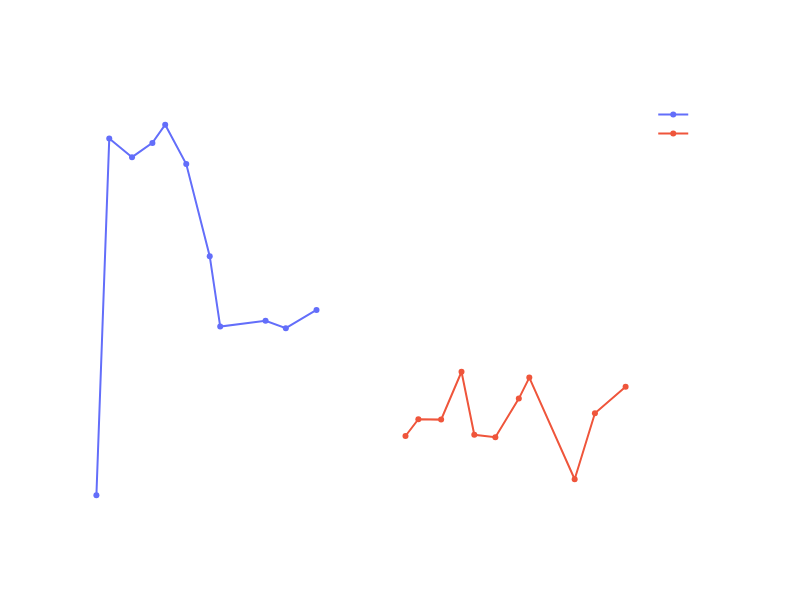

Here is the notebook cell this chart was saved with:
### Code cell
from plotly.subplots import make_subplots
import plotly.graph_objects as go

fig = make_subplots(rows=1, cols=2)

fig.add_trace(
    go.Scatter(x=time, y=tempo, name="Tempo"),
    row=1, col=1
)

fig.add_trace(
    go.Scatter(x=time, y=tempo_confidence, name="Tempo Confidence"),
    row=1, col=2
)

fig.update_layout(height=600, width=800, 
                  title_text="Eon Break Tempo",
                  font=dict(
                    family="Courier New, monospace",
                    size=12,
                    color="White"
                  ),
                  xaxis_title="Duration (Seconds)",
                  paper_bgcolor='rgba(0,0,0,0)',
                  plot_bgcolor='rgba(0,0,0,0)',)
fig.update_layout(yaxis2 = dict(range=[0, 1]))
fig.show()

### Figure 1 — Plotly figure (JSON) as saved in the notebook; plotly's stock layout.template omitted (floating-point values rounded to 4 significant figures)
{"data": [{"name": "Tempo", "type": "scatter", "x": [0, 12.42, 34.4, 54.08, 66.41, 86.74, 109.4, 119.5, 163.3, 182.9, 212.5], "xaxis": "x", "y": [176.2, 180.1, 179.9, 180.0, 180.2, 179.8, 178.8, 178.0, 178.1, 178.0, 178.2], "yaxis": "y"}, {"name": "Tempo Confidence", "type": "scatter", "x": [0, 12.42, 34.4, 54.08, 66.41, 86.74, 109.4, 119.5, 163.3, 182.9, 212.5], "xaxis": "x2", "y": [0.2, 0.24, 0.239, 0.353, 0.203, 0.197, 0.289, 0.339, 0.097, 0.254, 0.317], "yaxis": "y2"}], "layout": {"font": {"color": "White", "family": "Courier New, monospace", "size": 12}, "height": 600, "paper_bgcolor": "rgba(0, 0, 0, 0)", "plot_bgcolor": "rgba(0, 0, 0, 0)", "title": {"text": "Eon Break Tempo"}, "width": 800, "xaxis": {"anchor": "y", "autorange": true, "domain": [0, 0.45], "range": [-16.03, 228.5], "title": {"text": "Duration (Seconds)"}, "type": "linear"}, "xaxis2": {"anchor": "y2", "autorange": true, "domain": [0.55, 1], "range": [-16.03, 228.5], "type": "linear"}, "yaxis": {"anchor": "x", "autorange": true, "domain": [0, 1], "range": [176.0, 180.5], "type": "linear"}, "yaxis2": {"anchor": "x2", "domain": [0, 1], "range": [0, 1], "type": "linear"}}}
